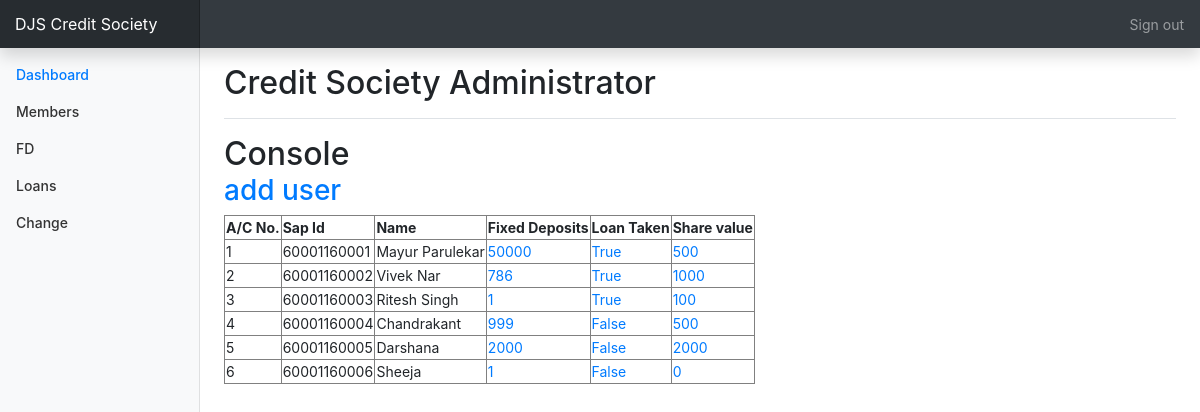
The app's page /csadmin/ (signed in), older data.
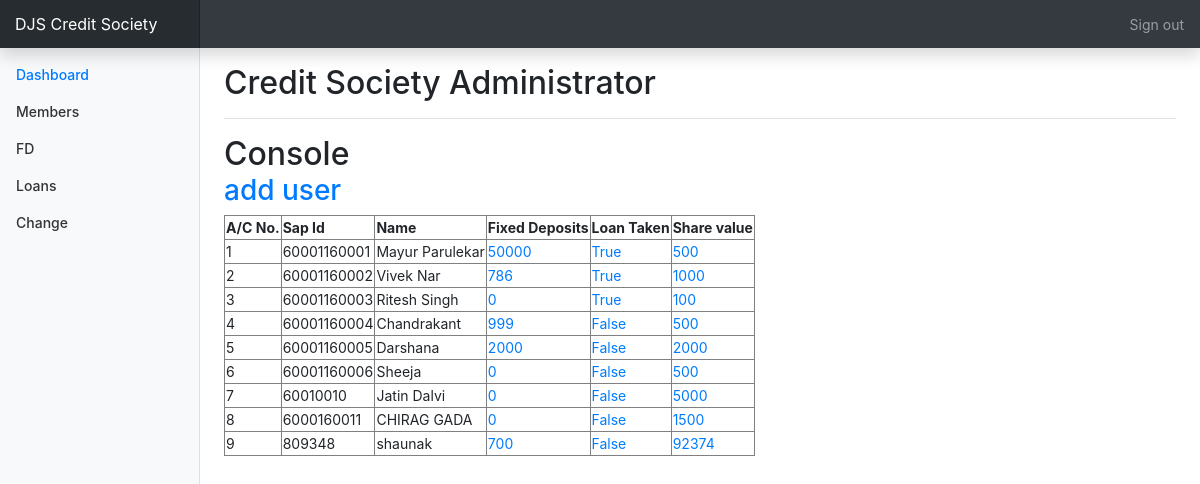
The same page, newer data.
### status/models.py (models this page shows, shortened)
class Account(models.Model):
    accountnumber=models.IntegerField(null=False,unique=True)
    username=models.ForeignKey(User,on_delete=models.SET_NULL,null=True,unique=True)
    name=models.CharField(max_length=50,null=False)
    sapid=models.IntegerField(null=False,unique=True)
    dateofjoining=models.DateField(null=False)
    sharevalue=models.IntegerField(default=0,null=False)
    shareamount=models.IntegerField(default=0,null=False)
    sharebalance=models.IntegerField(default=0)
    cdamount=models.IntegerField(default=0)
    cdbalance=models.IntegerField(default=0)
    totalamount=models.IntegerField(default=0)
    sharesstartingnumber=models.IntegerField(null=True)
    sharesendingnumber=models.IntegerField(null=True)
    isloantaken=models.BooleanField(default=False)
    longloanamount=models.FloatField(blank=True,null=True)
    longloanprinciple=models.FloatField(blank=True,null=True)
    longloanperiod=models.IntegerField(blank=True,null=True)
    longloaninterestamount=models.FloatField(blank=True,null=True)
    longloanbalance=models.FloatField(blank=True,null=True,default=0)
    longloanemi=models.FloatField(blank=True,null=True)
    emerloanamount=models.FloatField(blank=True,null=True)
    emerloanprinciple=models.FloatField(blank=True,null=True)
    emerloanperiod=models.IntegerField(blank=True,null=True)
    emerloaninterestamount=models.FloatField(blank=True,null=True)
    emerloanbalance=models.FloatField(blank=True,null=True)
    emerloanemi=models.IntegerField(blank=True,null=True)
    fdcapital=models.IntegerField(default=0,null=True)
    fdmaturitydate=models.DateField(null=True)

### csadmin/views.py (the view)
# urls.py: path('', views.commander,name="commander"),
@login_required
def commander(request):
    Members=Account.objects.all()
    context={
        'dashb':"active",
        'Members':Members,
    }
    return render (request,'console.html',context=context)

### csadmin/templates/console.html (shortened to what this page needs)
{%extends 'base.html'%}
{%block content%}
<h2>Console <a href="{% url 'csadmin:user_create'%}"><h3> add user</h3></a></h2>
<div class="table-responsive">
  <table border="1">
    <thead>
      <tr>
        <th>A/C No.</th>
        <th>Sap Id</th>
        <th>Name</th>
        <th>Fixed Deposits</th>
        <th>Loan Taken</th>
        <th>Share value</th>
      </tr>
    </thead>
    <tbody>
      {%for i in Members%}
      <tr>
        <td>{{i.accountnumber}}</td>
        <td>{{i.sapid}}</td>
        <td>{{i.name}}</td>
        <td><a href="{% url 'csadmin:fd_update' pk=i.pk %}">{{i.fdcapital}}</a></td>
        <td><a href="{% url 'csadmin:loan_update' pk=i.pk %}">{{i.isloantaken}}</a></td>
        <td><a href="{% url 'csadmin:shares _update' pk=i.pk %}">{{i.sharevalue}}</a></td>
      </tr>
      {%endfor%}
    </tbody>
  </table>
</div>
</div>
{%endblock%}

Row changes from the older to the newer data that the page shows:
changed Account "Ritesh Singh": fdcapital "1" → "0"
changed Account "Sheeja": fdcapital "1" → "0"; sharevalue "0" → "500"
added Account: accountnumber "7", sapid "60010010", name "Jatin Dalvi", fdcapital "0", isloantaken "False", sharevalue "5000"
added Account: accountnumber "8", sapid "6000160011", name "CHIRAG GADA", fdcapital "0", isloantaken "False", sharevalue "1500"
added Account: accountnumber "9", sapid "809348", name "shaunak", fdcapital "700", isloantaken "False", sharevalue "92374"
